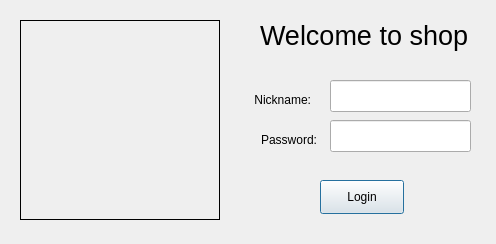
<?xml version="1.0" encoding="UTF-8"?>
<ui version="4.0">
 <class>LoginDialog</class>
 <widget class="QDialog" name="LoginDialog">
  <property name="geometry">
   <rect>
    <x>0</x>
    <y>0</y>
    <width>496</width>
    <height>244</height>
   </rect>
  </property>
  <property name="minimumSize">
   <size>
    <width>496</width>
    <height>244</height>
   </size>
  </property>
  <property name="maximumSize">
   <size>
    <width>496</width>
    <height>244</height>
   </size>
  </property>
  <property name="windowTitle">
   <string>Login to process</string>
  </property>
  <widget class="QLabel" name="label">
   <property name="geometry">
    <rect>
     <x>230</x>
     <y>90</y>
     <width>81</width>
     <height>20</height>
    </rect>
   </property>
   <property name="text">
    <string>Nickname:</string>
   </property>
   <property name="alignment">
    <set>Qt::AlignRight|Qt::AlignTrailing|Qt::AlignVCenter</set>
   </property>
  </widget>
  <widget class="QLabel" name="label_2">
   <property name="geometry">
    <rect>
     <x>246</x>
     <y>130</y>
     <width>71</width>
     <height>20</height>
    </rect>
   </property>
   <property name="text">
    <string>Password:</string>
   </property>
   <property name="alignment">
    <set>Qt::AlignRight|Qt::AlignTrailing|Qt::AlignVCenter</set>
   </property>
  </widget>
  <widget class="QLineEdit" name="lineLogin">
   <property name="geometry">
    <rect>
     <x>330</x>
     <y>80</y>
     <width>141</width>
     <height>32</height>
    </rect>
   </property>
  </widget>
  <widget class="QLineEdit" name="linePassword">
   <property name="geometry">
    <rect>
     <x>330</x>
     <y>120</y>
     <width>141</width>
     <height>32</height>
    </rect>
   </property>
   <property name="echoMode">
    <enum>QLineEdit::Password</enum>
   </property>
  </widget>
  <widget class="QLabel" name="label_3">
   <property name="geometry">
    <rect>
     <x>20</x>
     <y>20</y>
     <width>200</width>
     <height>200</height>
    </rect>
   </property>
   <property name="minimumSize">
    <size>
     <width>200</width>
     <height>200</height>
    </size>
   </property>
   <property name="maximumSize">
    <size>
     <width>200</width>
     <height>200</height>
    </size>
   </property>
   <property name="frameShape">
    <enum>QFrame::Box</enum>
   </property>
  </widget>
  <widget class="QLabel" name="label_4">
   <property name="geometry">
    <rect>
     <x>260</x>
     <y>20</y>
     <width>211</width>
     <height>31</height>
    </rect>
   </property>
   <property name="font">
    <font>
     <pointsize>20</pointsize>
    </font>
   </property>
   <property name="text">
    <string>Welcome to shop</string>
   </property>
  </widget>
  <widget class="QPushButton" name="butLogin">
   <property name="geometry">
    <rect>
     <x>320</x>
     <y>180</y>
     <width>84</width>
     <height>34</height>
    </rect>
   </property>
   <property name="text">
    <string>Login</string>
   </property>
   <property name="default">
    <bool>true</bool>
   </property>
   <property name="flat">
    <bool>false</bool>
   </property>
  </widget>
 </widget>
 <resources/>
 <connections>
  <connection>
   <sender>butLogin</sender>
   <signal>clicked()</signal>
   <receiver>LoginDialog</receiver>
   <slot>login()</slot>
   <hints>
    <hint type="sourcelabel">
     <x>361</x>
     <y>196</y>
    </hint>
    <hint type="destinationlabel">
     <x>247</x>
     <y>121</y>
    </hint>
   </hints>
  </connection>
 </connections>
 <slots>
  <slot>login()</slot>
 </slots>
</ui>
